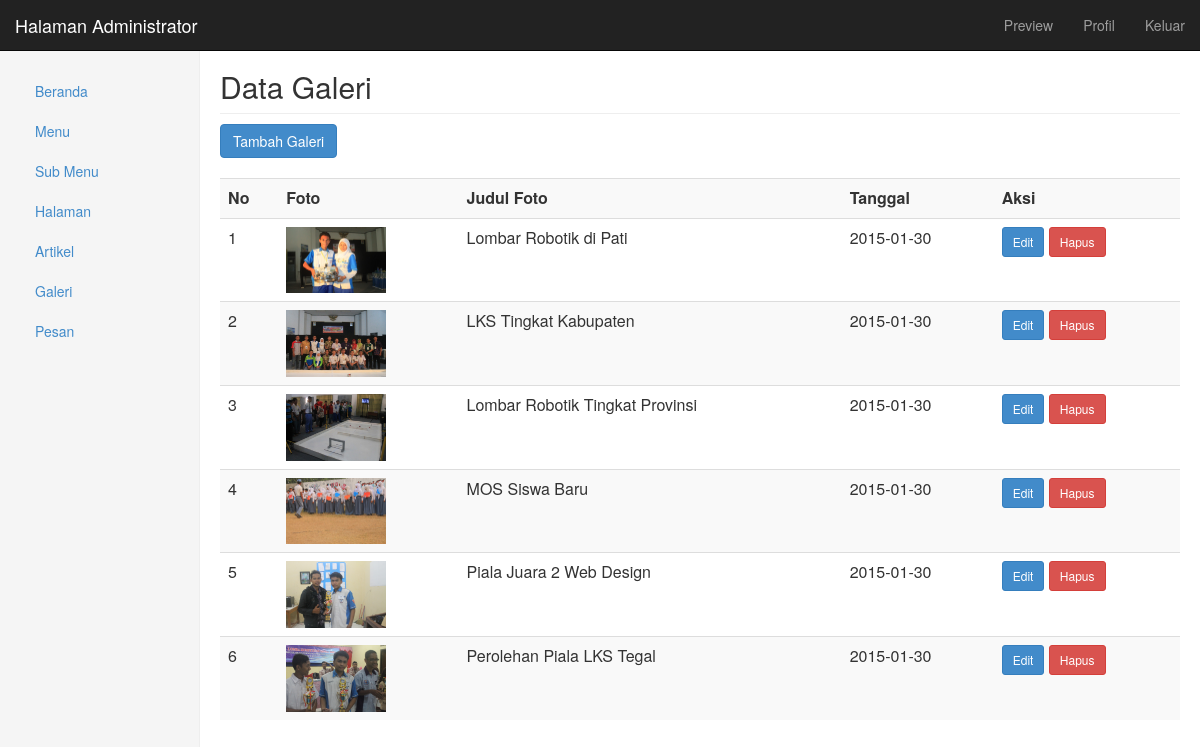
The app's page /admin/admin.php?tampil=galeri (signed in) with its own data.
### tables this page shows
CREATE TABLE IF NOT EXISTS `galeri` (
  `id_galeri` int(5) NOT NULL AUTO_INCREMENT,
  `judul` varchar(50) NOT NULL,
  `gambar` varchar(50) NOT NULL,
  `tanggal` date NOT NULL,
  PRIMARY KEY (`id_galeri`)
);

### admin/galeri/galeri_tampil.php (the view, shortened to what this page needs)
<h2 class="sub-header">Data Galeri</h2>
<a href="?tampil=galeri_tambah" class="btn btn-primary">Tambah Galeri</a><br><br>
<div class="table-responsive">
	<table class="table table-striped">
	<tr>
		<th>No</th>
		<th>Foto</th>
		<th>Judul Foto</th>
		<th>Tanggal</th>
		<th>Aksi</th>
	</tr>
	<?php
		$no=1;
		$tampil = mysql_query("SELECT * FROM galeri") or die(mysql_error());
		while($data=mysql_fetch_array($tampil)){
	?>
	<tr>
		<td> <?php echo $no; ?> </td>
		<td> <img src="../gambar/galeri/<?php echo $data['gambar']; ?>" width="100"> </td>
		<td> <?php echo $data['judul']; ?> </td>
		<td> <?php echo $data['tanggal']; ?> </td>
		<td>
			<a href="?tampil=galeri_edit&id=<?php echo $data['id_galeri']; ?>" class="btn btn-primary btn-sm"> Edit </a>
			<a href="?tampil=galeri_hapus&id=<?php echo $data['id_galeri']; ?>" class="btn btn-danger btn-sm"> Hapus </a>
		</td>
	</tr>
	<?php
			$no++;
		}
	?>
</table>

### css/admin.css (style rules this page uses)
.sub-header { margin-top: 50px; padding-bottom: 10px; border-bottom: 1px solid #eee; }

### records on screen
galeri: gambar (picture), judul "Lombar Robotik di Pati", tanggal "2015-01-30"
galeri: gambar (picture), judul "LKS Tingkat Kabupaten", tanggal "2015-01-30"
galeri: gambar (picture), judul "Lombar Robotik Tingkat Provinsi", tanggal "2015-01-30"
galeri: gambar (picture), judul "MOS Siswa Baru", tanggal "2015-01-30"
galeri: gambar (picture), judul "Piala Juara 2 Web Design", tanggal "2015-01-30"
galeri: gambar (picture), judul "Perolehan Piala LKS Tegal", tanggal "2015-01-30"
